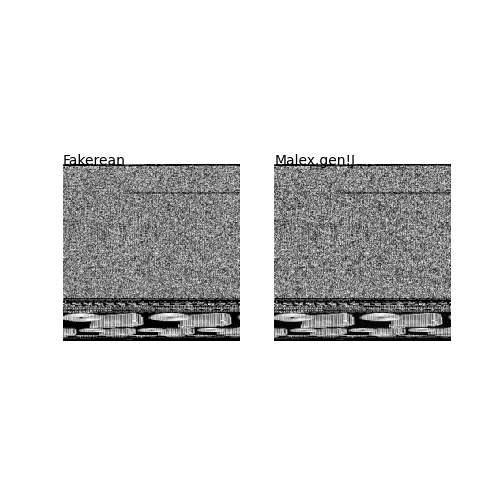
#> input picture results/imgs/test1-mal-pgd-ce-5.1/0.1-resnet-mal-std-100-PGD-CE.PNG, 500 x 500 px
$ python slice_results_mal.py
#> lines starting #> are read from the running program, lines starting #| are printed output that depends on the picture
import os
import numpy as np
from PIL import Image

#next is only needed to visualize samples
import matplotlib
matplotlib.use('tkagg')
import matplotlib.pyplot as plt


# [5 lines of commented-out code are left out]

def get_img(img, adv=False, show=False):
    if not adv:
        start_row = 53
    else: #adversarial example
        start_row = 264
    start_col = 143
    dx, dy = 205,200
    new_img = img[start_col:start_col+dx,start_row:start_row+dy,0:4]
    if show:
        print(f"shape: {np.shape(new_img)}")
        plt.imshow(new_img)
        plt.show()
    return new_img


full_names = []
folders = ["./test1-mal-pgd-ce-5.1/", "./test1-mal-pgd-ce-tar-5.2/", "./test2-mal-cos-mc-5.3/", "./test2-mal-euc-mc-5.4/"]
#model_names = ['resnet-mal-std-100', 'resnet-mal-std-aug-100', 'resnet-mal-MIAT.25', 'resnet-mal-MIAT-AT.25.40']
model_names = ['resnet-mal-std-100', 'resnet-mal-std-aug-100']
#model_names = ['resnet-mal-MIAT.25', 'resnet-mal-MIAT-AT.25.40']
#eps_lst = [.025, .05, .075, .1, .125, .15, .175, .2, .25, .3, .4, .5, .75, 1.] #14 values
eps_lst = [.025, .1, .15, .2, .3, .4, .5, 1.] #
num_eps = len(eps_lst)
suffixes = ["PGD-CE", "PGD-CE-T", "MI-COS", "MI-EUC"]

for (folder, suffix) in zip(folders, suffixes):
    for name in model_names:
        for eps in eps_lst:
            full_names.append(os.path.join(folder, str(eps) + "-" + name + "-" + suffix + ".PNG"))

#for full_name in full_names:
#    print(full_name)

#https://stackoverflow.com/questions/31386096/importing-png-files-into-numpy
im_frame = Image.open('./test1-mal-pgd-ce-5.1/0.1-resnet-mal-std-100-PGD-CE.PNG')
#> im_frame is the input picture: PIL image 500x500 RGBA; mean R, G, B, A 220.8, 220.7, 220.8, 255
np_frame = np.array(im_frame)
im_frame.close()

print(f"shape: {np.shape(np_frame)}") # [500,500,4]
#| shape: (500, 500, 4)
# [9 lines of commented-out code are left out]

clean_img = get_img(np_frame, adv=False)
#> in get_img, `new_img = img[start_col:start_col+dx,start_row:start_row+dy,0:4]`:
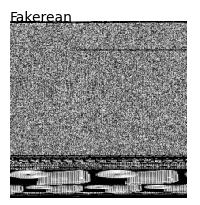
#> new_img: shape (205, 200, 4); mean R, G, B, A 150.9, 150.9, 150.9, 255
clean_col = clean_img

for _ in range(num_eps-1):
    clean_col = np.concatenate((clean_col, clean_img), axis=0)
#> this loop made 7 passes
#> pass 1, `clean_col = np.concatenate((clean_col, clean_img), axis=0)`:
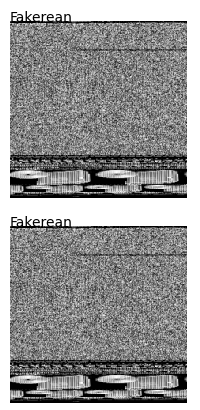
#> clean_col: shape (410, 200, 4); mean R, G, B, A 150.9, 150.9, 150.9, 255
#> pass 2, `clean_col = np.concatenate((clean_col, clean_img), axis=0)`:
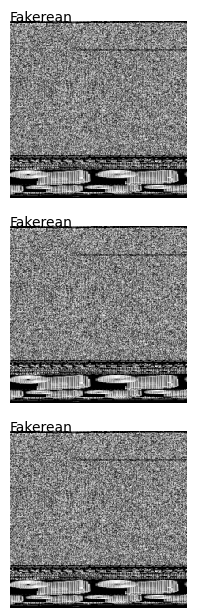
#> clean_col: shape (615, 200, 4); mean R, G, B, A 150.9, 150.9, 150.9, 255
#> pass 3, `clean_col = np.concatenate((clean_col, clean_img), axis=0)`:
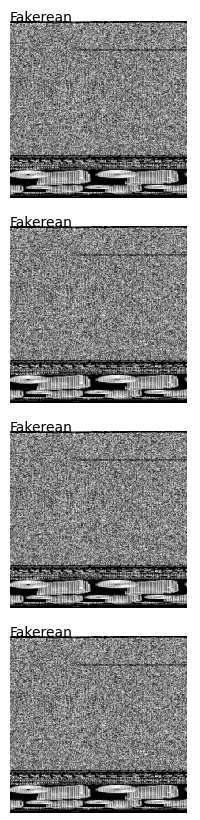
#> clean_col: shape (820, 200, 4); mean R, G, B, A 150.9, 150.9, 150.9, 255
#> after the loop:
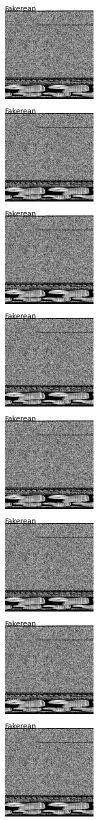
#> clean_col: shape (1640, 200, 4) (shown at 1/2 size); mean R, G, B, A 150.9, 150.9, 150.9, 255

final_img = clean_col #initialize to clean column
#idea - construct each column, then concat horizontally - axis=1
first = True
for i, f_name in enumerate(full_names):
#> (the run stopped early here; a loop or call above may not have finished)
